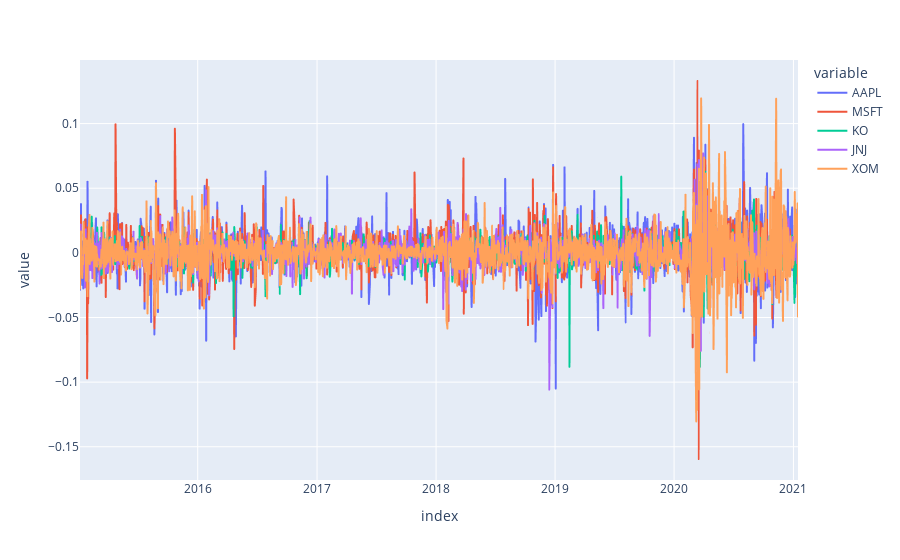

Notebook cell for this chart:
### Code cell
fig = px.line(log_returns, x=log_returns.index, y=log_returns.columns)
fig.show()

### Figure 1 — Plotly figure (JSON) as saved in the notebook; plotly's stock layout.template omitted (floating-point values rounded to 4 significant figures; data arrays with more than 128 entries replaced by an {"elided": "..."} marker saying what was removed)
{"data": [{"hovertemplate": "variable=AAPL<br>index=%{x}<br>value=%{y}<extra></extra>", "legendgroup": "AAPL", "line": {"color": "#636efa", "dash": "solid"}, "mode": "lines", "name": "AAPL", "showlegend": true, "type": "scattergl", "x": {"elided": "1520 str values"}, "xaxis": "x", "y": {"elided": "1520 float values"}, "yaxis": "y"}, {"hovertemplate": "variable=MSFT<br>index=%{x}<br>value=%{y}<extra></extra>", "legendgroup": "MSFT", "line": {"color": "#EF553B", "dash": "solid"}, "mode": "lines", "name": "MSFT", "showlegend": true, "type": "scattergl", "x": {"elided": "1520 str values"}, "xaxis": "x", "y": {"elided": "1520 float values"}, "yaxis": "y"}, {"hovertemplate": "variable=KO<br>index=%{x}<br>value=%{y}<extra></extra>", "legendgroup": "KO", "line": {"color": "#00cc96", "dash": "solid"}, "mode": "lines", "name": "KO", "showlegend": true, "type": "scattergl", "x": {"elided": "1520 str values"}, "xaxis": "x", "y": {"elided": "1520 float values"}, "yaxis": "y"}, {"hovertemplate": "variable=JNJ<br>index=%{x}<br>value=%{y}<extra></extra>", "legendgroup": "JNJ", "line": {"color": "#ab63fa", "dash": "solid"}, "mode": "lines", "name": "JNJ", "showlegend": true, "type": "scattergl", "x": {"elided": "1520 str values"}, "xaxis": "x", "y": {"elided": "1520 float values"}, "yaxis": "y"}, {"hovertemplate": "variable=XOM<br>index=%{x}<br>value=%{y}<extra></extra>", "legendgroup": "XOM", "line": {"color": "#FFA15A", "dash": "solid"}, "mode": "lines", "name": "XOM", "showlegend": true, "type": "scattergl", "x": {"elided": "1520 str values"}, "xaxis": "x", "y": {"elided": "1520 float values"}, "yaxis": "y"}], "layout": {"legend": {"title": {"text": "variable"}, "tracegroupgap": 0}, "margin": {"t": 60}, "xaxis": {"anchor": "y", "domain": [0, 1], "title": {"text": "index"}}, "yaxis": {"anchor": "x", "domain": [0, 1], "title": {"text": "value"}}}}
